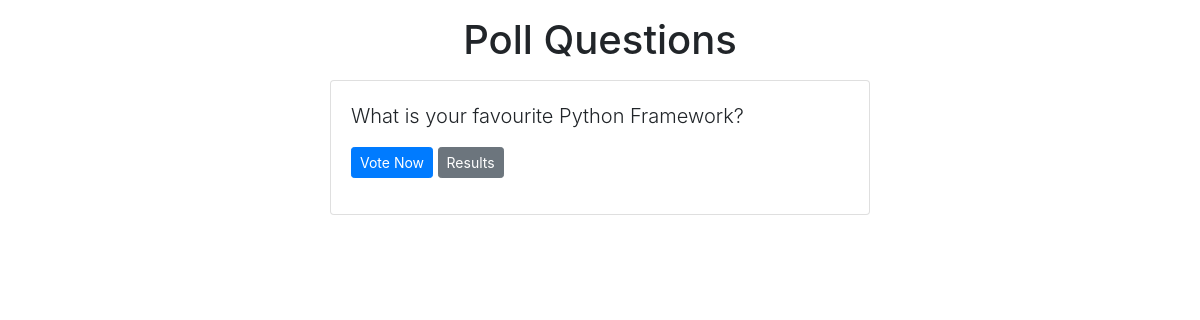
/polls/, run on an earlier commit of the app's database.
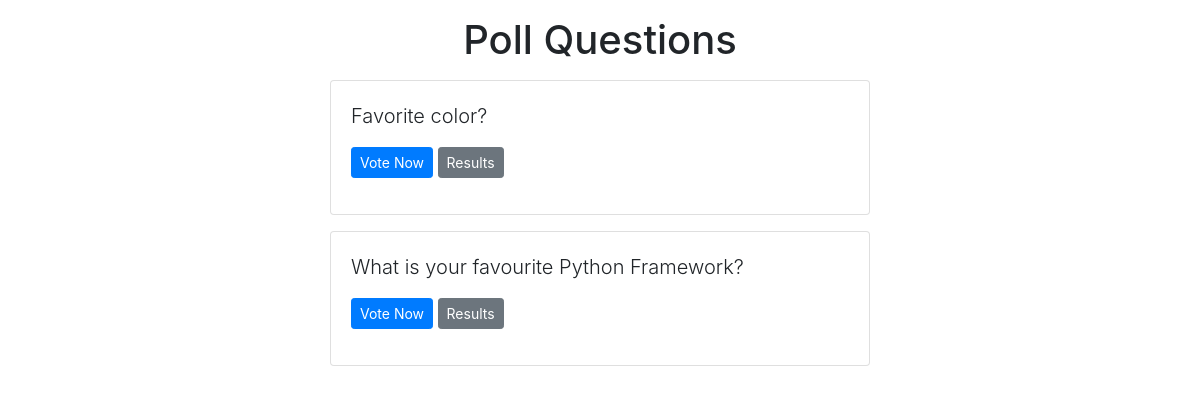
And on a later commit of the database.
### polls/models.py (models this page shows, shortened)
class Question(models.Model):
    question_text = models.CharField(max_length=200)
    pub_date = models.DateTimeField('date published')

### polls/views.py (the view)
# urls.py: path('', views.index, name='index'),
def index(request):
    latest_question_list = Question.objects.order_by('-pub_date')[:5]
    context = {
        'latest_question_list': latest_question_list
    }
    return render(request , 'polls/index.html', context)

### templates/polls/index.html
{% extends 'base.html' %}
{% block content %}
    <h1 class="text-center mb-3">Poll Questions</h1>
    {% if latest_question_list %}
        {% for question in latest_question_list %}
            <div class="card mb-3">
                <div class="card-body">
                    <p class="lead">
                        {{ question.question_text }}
                        <p>
                            <a href="{% url 'polls:detail' question.id %}" class="btn btn-primary btn-sm">Vote Now</a>
                            <a href="{% url 'polls:results' question.id %}" class="btn btn-secondary btn-sm">Results</a>
                        </p>
                    </p>
                </div>
            </div>
        {% endfor %}
    {% else %}
        <p>No polls available</p>
    {% endif %}
{% endblock %}

What changed in the data, as far as the page shows it:
added Question: question_text "Favorite color?"
